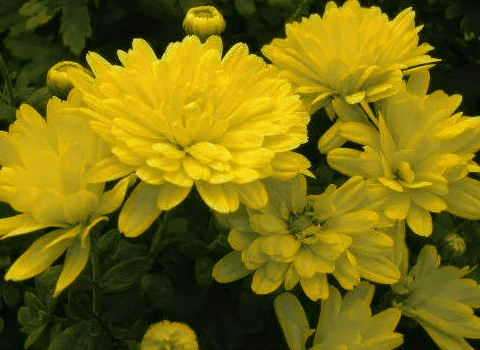
#> input picture Shaded_image2.jpg, 480 x 350 px
$ python myGuided_iltering.py
#> lines starting #> are read from the running program, lines starting #| are printed output that depends on the picture
#> further down, image is the input picture: shape (350, 480, 3); mean B, G, R 11.8, 108.8, 121
### Guided_iltering.py
import cv2
import numpy as np


def guideFilter(I, p, winSize, eps, s):
    # 输入图像的高、宽
#> called with winSize = (2, 2), eps = 0.01, s = 3
    h, w = I.shape[:2]
#> h = 280; w = 384

    # 缩小图像
    size = (int(round(w * s)), int(round(h * s)))
#> size = (1152, 840)
    small_I = cv2.resize(I, size, interpolation=cv2.INTER_CUBIC)
    small_p = cv2.resize(I, size, interpolation=cv2.INTER_CUBIC)

    # 缩小滑动窗口
    X = winSize[0]
    small_winSize = (int(round(X * s)), int(round(X * s)))

    # I的均值平滑 p的均值平滑
    mean_small_I = cv2.blur(small_I, small_winSize)
    mean_small_p = cv2.blur(small_p, small_winSize)

    # I*I和I*p的均值平滑
    mean_small_II = cv2.blur(small_I * small_I, small_winSize)
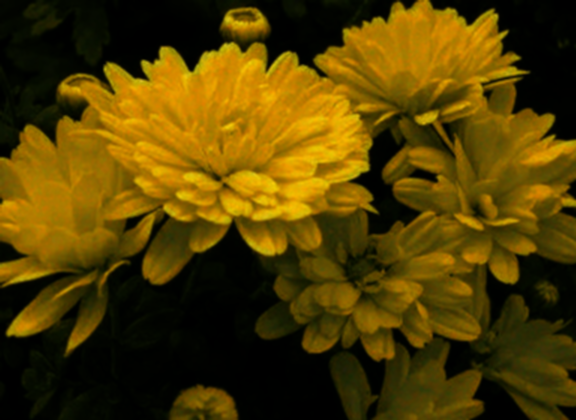
#> mean_small_II: shape (840, 1152, 3) float64 (shown at 1/2 size); mean B, G, R 0.00378, 0.244, 0.326
    mean_small_Ip = cv2.blur(small_I * small_p, small_winSize)

    # 方差、协方差
    var_small_I = mean_small_II - mean_small_I * mean_small_I
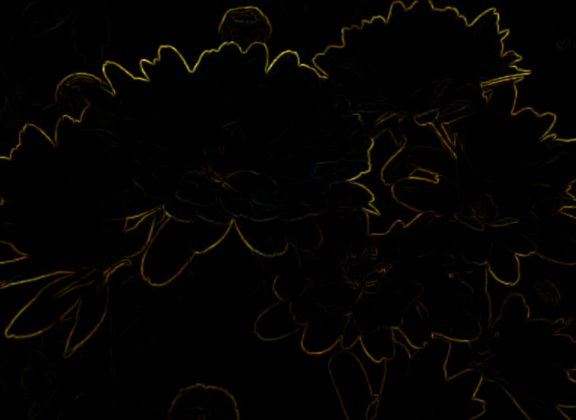
#> var_small_I: shape (840, 1152, 3) float64 (shown at 1/2 size); mean B, G, R 0.000394, 0.00136, 0.0018; drawn with min black and max white
    cov_small_Ip = mean_small_Ip - mean_small_I * mean_small_p

    small_a = cov_small_Ip / (var_small_I + eps)
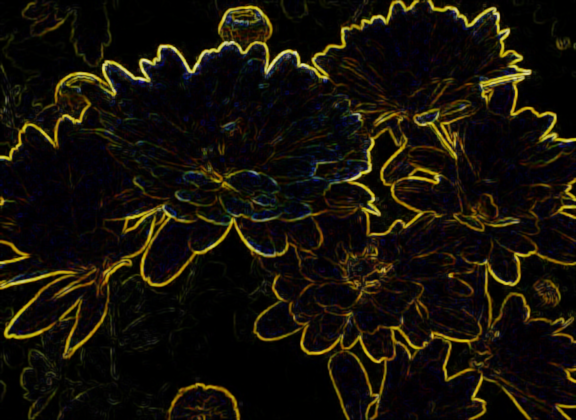
#> small_a: shape (840, 1152, 3) float64 (shown at 1/2 size); mean B, G, R 0.034, 0.0701, 0.0867
    small_b = mean_small_p - small_a * mean_small_I
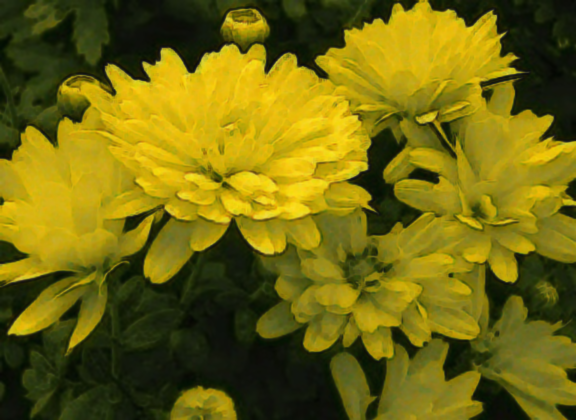
#> small_b: shape (840, 1152, 3) float64 (shown at 1/2 size); mean B, G, R 0.0441, 0.396, 0.432; drawn with min black and max white

    # 对a、b进行均值平滑
    mean_small_a = cv2.blur(small_a, small_winSize)
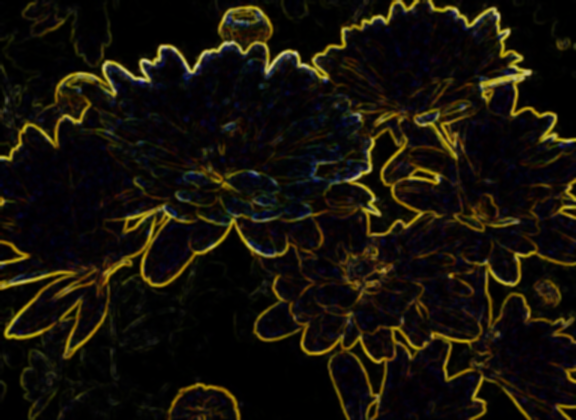
#> mean_small_a: shape (840, 1152, 3) float64 (shown at 1/2 size); mean B, G, R 0.034, 0.0701, 0.0867
    mean_small_b = cv2.blur(small_b, small_winSize)

    # 放大
    size1 = (w, h)
#> size1 = (384, 280)
    mean_a = cv2.resize(mean_small_a, size1, interpolation=cv2.INTER_LINEAR)
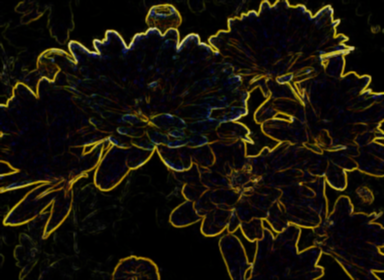
#> mean_a: shape (280, 384, 3) float64; mean B, G, R 0.034, 0.0701, 0.0867
    mean_b = cv2.resize(mean_small_b, size1, interpolation=cv2.INTER_LINEAR)
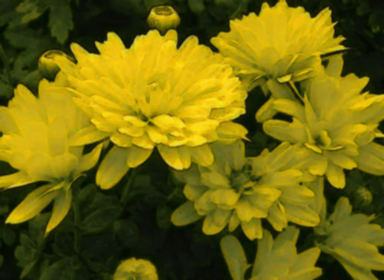
#> mean_b: shape (280, 384, 3) float64; mean B, G, R 0.0441, 0.396, 0.432; drawn with min black and max white

    q = mean_a * I + mean_b

    return q

### myGuided_iltering.py
import cv2  # 导入opencv
import numpy as np  # 导入numpy(可用来存储和处理大型矩阵)并起别名

from Guided_iltering import guideFilter  # 函数导入

if __name__ == '__main__':
    eps = 0.01  # 正则化参数
    winSize = (2, 2)  # 均值平滑窗口半径,类似卷积核（数字越大，柔和效果越好）
    image = cv2.imread("Shaded_image2.jpg", cv2.IMREAD_ANYCOLOR)
    image = cv2.resize(image, None, fx=0.8, fy=0.8,
                       interpolation=cv2.INTER_CUBIC)
    I = image/255.0  # 导向图像，将图像归一化
    p = I  # 利用导向滤波进行图像平滑处理时，通常令p = I
    s = 3  # 步长(缩放比例)
    guideFilter_img = guideFilter(I, p, winSize, eps, s)

    # 保存导向滤波结果
    guideFilter_img = guideFilter_img * 255  # (0,1)->(0,255)
    guideFilter_img[guideFilter_img > 255] = 255  # 防止像素溢出
    guideFilter_img = np.round(guideFilter_img)
    # 导向滤波返回的是灰度值范围在[0,1]之间的图像矩阵，像保存8位图要先乘255，再转换数据类型
    guideFilter_img = guideFilter_img.astype(np.uint8)
    cv2.imshow("Shaded_image", image)
    cv2.imshow("Natural_treatment", guideFilter_img)
    cv2.waitKey(0)
    cv2.destroyAllWindows()
    cv2.imwrite("Natural_treatment2.jpg", guideFilter_img)

$ run again, with Shaded_image1.jpg copied over Shaded_image2.jpg
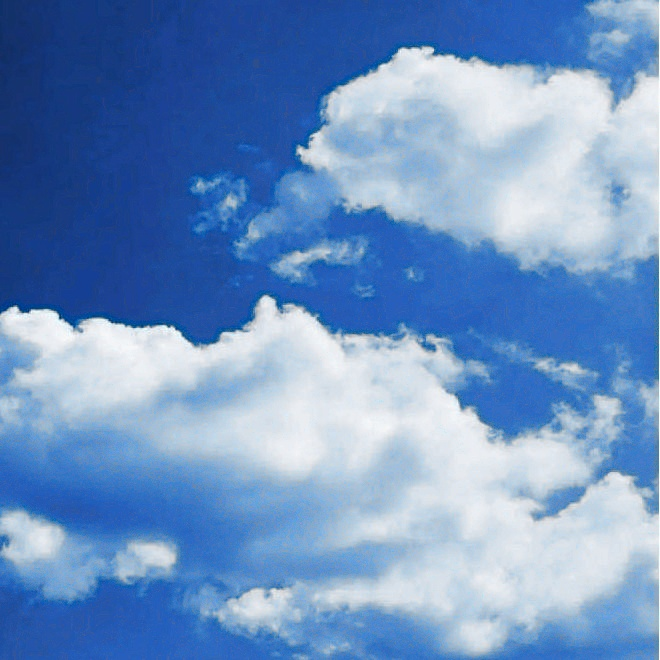
#> input picture Shaded_image1.jpg, 660 x 660 px
#> image is the input picture: shape (660, 660, 3); mean B, G, R 194.9, 146.8, 110.9
#> image: shape (528, 528, 3)
#> in guideFilter, `mean_a = cv2.resize(mean_small_a, size1, interpolation=cv2.INTER_LINEAR)`:
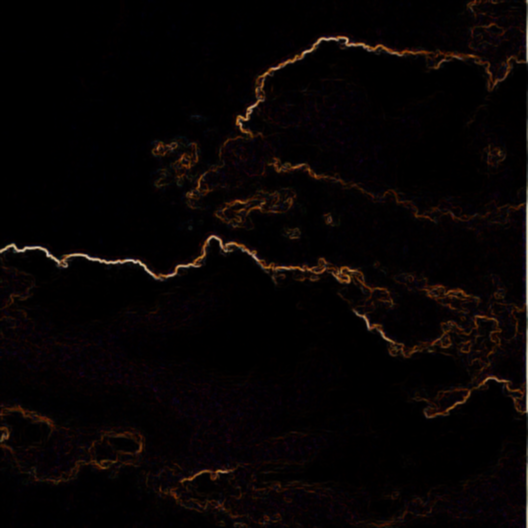
#> mean_a: shape (528, 528, 3) float64; mean B, G, R 0.015, 0.0159, 0.0308
#> in guideFilter, `mean_b = cv2.resize(mean_small_b, size1, interpolation=cv2.INTER_LINEAR)`:
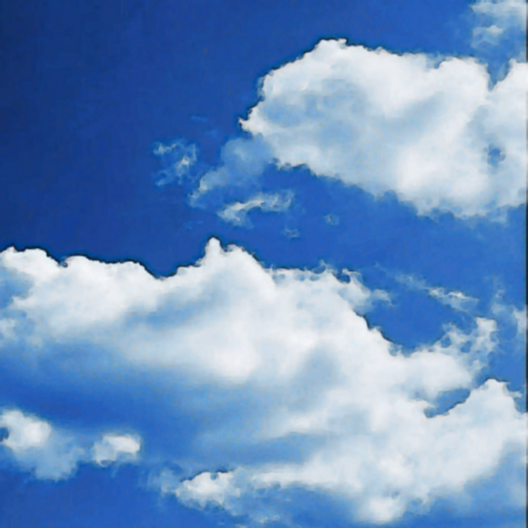
#> mean_b: shape (528, 528, 3) float64; mean B, G, R 0.752, 0.566, 0.421
